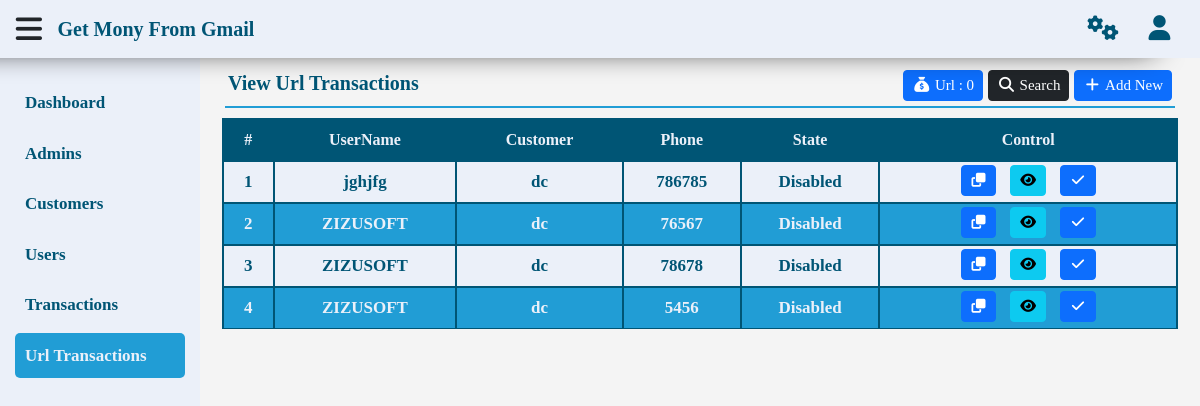
The app's page /gmr/urltransactions.php?Page=View (signed in), older data.
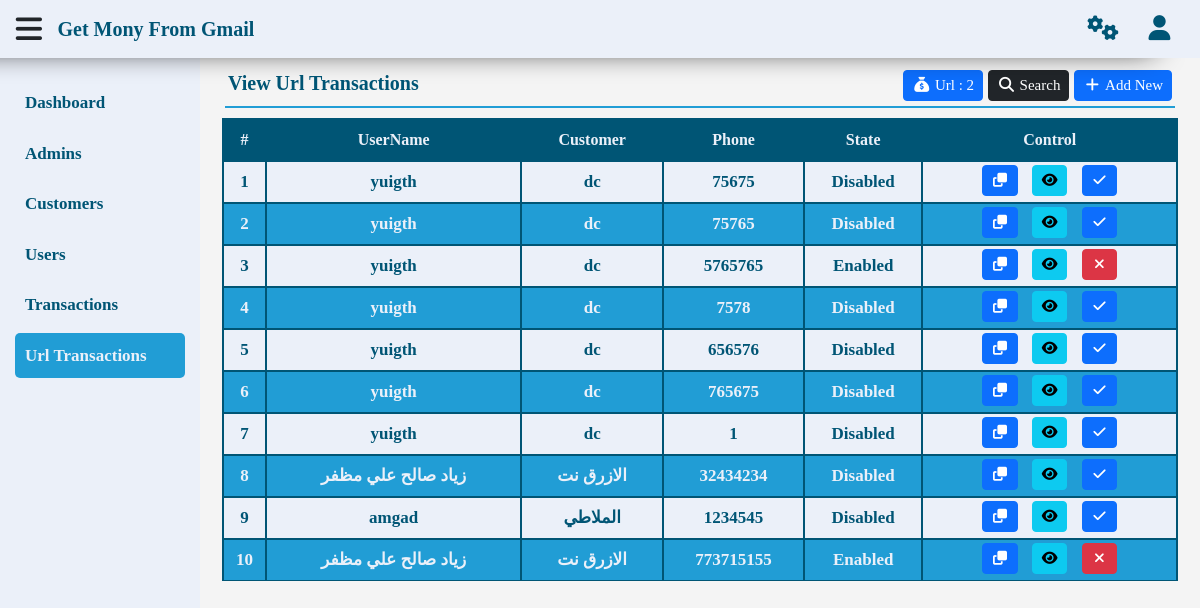
The same page, newer data.
### tables this page shows
CREATE TABLE `url_transactions` (
  `id` int(11) NOT NULL,
  `username` text NOT NULL,
  `phone` text NOT NULL,
  `customer` text NOT NULL,
  `ut_url` varchar(255) NOT NULL,
  `ut_state` int(1) NOT NULL DEFAULT 0,
  `checked` tinyint(1) NOT NULL DEFAULT 0,
  `ut_date` timestamp NOT NULL DEFAULT current_timestamp(),
  `email_name` text NOT NULL
);

### gmr/function.php (called while the page is built, shortened)
<?php
function filterPage() {
    if (isset($_GET['Page']) && !empty($_GET['Page'])) {
        return filter_var($_GET['Page'], FILTER_SANITIZE_STRING);
    }
}
function getItem($table, $value, $where, $select) {
    global $con;
    $statment = $con->prepare("SELECT * FROM $table WHERE $where");
    $statment->execute(array($value));
    $fetch = $statment->fetch();
    return $fetch[$select];
}
function getData ($table, $where = '1 = 1', $value = null, $by = 'id', $order = 'DESC', $limit = null) {
    global $con;
    $statment = $con->prepare("SELECT * FROM $table WHERE $where ORDER BY $by $order $limit");
    $statment->execute($value);
    return $statment->fetchAll();
}
function getCount ($table, $where = '1 = 1', $value = null) {
    global $con;
    $statment = $con->prepare("SELECT * FROM $table WHERE $where");
    $statment->execute($value);
    return $statment->rowCount();
}
function printName($number) {
    if ($number == 1) {
        return 'Enabled';
    } else {
        return 'Disabled';
    }
}

### gmr/inc/page/urltransactions/view.php (the view, shortened to what this page needs)
<?php
$where = '1 = ?';
$value = array(1);
?>
<div class="content">
    <nav class="navbar navbar-expand-lg">
        <a class="navbar-brand">
            <span><?php echo $pageTitle ?></span>
        </a>
        <div class="collapse navbar-collapse" id="navbarSupportedContent">
            <ul class="navbar-nav me-auto mb-2 mb-lg-0">
                <li class="nav-item">
                    <a class="nav-link btn btn-primary btn-sm" aria-current="page" href="#">
                        <i class="fa fa-sack-dollar fa-fw"></i>
                        <span>
                            Url :
                            <?php echo getCount('url_transactions',"ut_state=1 and $where", $value)?>
                        </span>
                    </a>
                </li>
                <li class="nav-item">
                    <a class="nav-link btn btn-dark btn-sm" aria-current="page" href="#" id="search">
                        <i class="fa fa-search fa-fw"></i>
                        <span>Search</span>
                    </a>
                </li>
                <?php if (getCount('customers') > 0 && getCount('users') > 0) { ?>
                <li class="nav-item">
                    <a class="nav-link btn btn-primary btn-sm" aria-current="page" href="?Page=Add">
                        <i class="fa fa-add fa-fw"></i>
                        <span>Add New</span>
                    </a>
                </li>
                <?php } ?>
            </ul>
        </div>
    </nav>
    <div class="container">
        <div class="table-responsive">
            <table class="table">
                <thead>
                    <tr>
                        <th scope="col">#</th>
                        <th scope="col">UserName</th>
                        <th scope="col">Customer</th>
                        <th scope="col">Phone</th>
                        <th scope="col">State</th>
                        <th scope="col">Control</th>
                    </tr>
                </thead>
                <tbody>
                    <?php $i = 1; foreach (getData('url_transactions',$where,$value) as $all) { ?>
                    <tr>
                        <td><?php echo $i ?></td>
                        <td><?php echo $all['username'] ?></td>
                        <td><?php echo $all['customer'] ?></td>
                        <td><?php echo $all['phone'] ?></td>
                        <td><?php echo printName($all['ut_state']) ?></td>
                        <td>
                            <a
                                href="#"
                                class="btn btn-primary btn-sm copy"
                                data-clipboard-action="copy"
                                data-clipboard-target="#foo<?php echo $all['id']?>">
                                <i class="fa fa-copy fa-fw"></i>
                            </a>
                            <a href="<?php echo $all['ut_url'] ?>" class="btn btn-info btn-sm" target="_blank">
                                <i class="fa fa-eye fa-fw"></i>
                            </a>
                            <?php if (isset($_GET['Customer'])) { ?>
                            <?php if (getItem('url_transactions',$all['id'],'id=?','ut_state') == 0) { ?>
                            <a href="?Page=State&ID=<?php echo$all['id']?>&Customer=<?php echo$_GET['Customer']?>" class="btn btn-primary btn-sm">
                                <i class="fa fa-check fa-fw"></i>
                            </a>
                            <?php } else { ?>
                                <a href="?Page=State&ID=<?php echo$all['id']?>&Customer=<?php echo$_GET['Customer']?>" class="btn btn-danger btn-sm">
                                <i class="fa fa-xmark fa-fw"></i>
                            </a>
                            <?php } ?>
                            <?php } else { ?>
                            <?php if (getItem('url_transactions',$all['id'],'id=?','ut_state') == 0) { ?>
                            <a href="?Page=State&ID=<?php echo$all['id']?>" class="btn btn-primary btn-sm">
                                <i class="fa fa-check fa-fw"></i>
                            </a>
                            <?php } else { ?>
                                <a href="?Page=State&ID=<?php echo$all['id']?>" class="btn btn-danger btn-sm">
                                <i class="fa fa-xmark fa-fw"></i>
                            </a>
                            <?php } ?>
                            <?php } ?>
                        </td>
                    </tr>
                    <?php $i++; } ?>
                </tbody>
            </table>
        </div>
    </div>
</div>

### gmr/urltransactions.php (shortened to what this page needs)
<?php
if (isset($_SESSION['foursan'])&&$_SESSION['idForsan']==1) {
    $pageTitle = 'Url Transactions';
    include 'init.php';
    include $topbar;
    include $sidebar;
    if (filterPage() == 'View') {
        $pageTitle = "View $pageTitle";
        include $pageUrlTransactions . 'view.php';
    } elseif (filterPage() == 'Add') {
        $pageTitle = "Add $pageTitle";
        include $pageUrlTransactions . 'add.php';
    } elseif (filterPage() == 'State') {
        include $pageUrlTransactions . 'state.php';
    }
    include $footer;
} else {
    header('Location: index.php');
    exit();
}
?>

### gmr/init.php (shortened to what this page needs)
<?php
$inc = 'inc/';
$temp = $inc . 'temp/';
if (!isset($header)) {
    include $temp . 'header.php';
}

### gmr/inc/temp/header.php (shortened to what this page needs)
<!DOCTYPE html>
<html lang="en" dir="ltr">
    <head>
        <link rel="stylesheet" href="lay/lib/normalize_v8.0.1.css">
        <link rel="stylesheet" href="lay/lib/bootstrap.rtl.min.css">
        <link rel="stylesheet" href="lay/lib/fontawesome-free-6.3.0.css">
        <link rel="stylesheet" href="lay/lib/chosen.min.css">
        <link rel="stylesheet" href="lay/css/style.css">
    </head>
    <body>

### gmr/inc/temp/topbar.php (shortened to what this page needs)
<div class="topbar">
    <div class="title-arae">
        <i class="fa fa-bars fa-fw" id="toggleSidebar"></i>
        <p>Get Mony From Gmail</p>
    </div>
    <div class="actions">
        <?php if (getCount('admins','username=?',array($_SESSION['foursan'])) > 0) { ?>
        <a href="settings.php?Page=Home">
            <i class="fa fa-cogs fa-fw"></i>
        </a>
        <?php } ?>
        <div class="users-area">
            <i class="fa fa-user fa-fw"></i>
        </div>
    </div>
</div>

### gmr/inc/temp/sidebar.php (shortened to what this page needs)
<div class="sidebar">
    <ul class="menu">
        <?php if ($_SESSION['idForsan']==1) { ?>
        <li>
            <a href="dashboard.php" class="active active-dashboard-class">
                <span>Dashboard</span>
            </a>
        </li>
        <li>
            <a href="admins.php?Page=View" class="active-admins-class">
                <span>Admins</span>
            </a>
        </li>
        <li>
            <a href="customers.php?Page=View" class="active-customers-class">
                <span>Customers</span>
            </a>
        </li>
        <li>
            <a href="users.php?Page=View" class="active-users-class">
                <span>Users</span>
            </a>
        </li>
        <li>
            <a href="transactions.php?Page=View" class="active-transactions-class">
                <span>Transactions</span>
            </a>
        </li>
        <li>
            <a href="urltransactions.php?Page=View" class="active-url-transactions-class">
                <span>Url Transactions</span>
            </a>
        </li>
        <?php } ?>
    </ul>
</div>

### gmr/inc/temp/footer.php (shortened to what this page needs)
        </body>
</html>

### gmr/lay/css/style.css (style rules this page uses)
:root { --background: #ebf0f9; --primary: white; --secondry: #005575; --third: #219dd5; }
* { box-sizing: border-box; font-family: 'Cairo'; }
body { background-color: #f4f4f4; }
ul { list-style: none; }
a { text-decoration: none; }
P, ul, h1, h2, h3, h4, h5, h6 { margin: 0; padding: 0; }
.topbar { background-color: var(--background); padding: 10px; width: 100%; position: fixed; top: 0; left: 0; z-index: 999; box-shadow: -46px -10px 30px black; }
.topbar .title-arae > i { font-size: 30px; cursor: pointer; }
.topbar .title-arae p { margin-left: 10px; color: var(--secondry); font-size: 20px; font-weight: bold; }
.topbar .actions { color: var(--secondry); font-size: 25px; font-weight: bold; }
.topbar .actions > div { margin: 0 5px; }
.topbar .actions i { cursor: pointer; color: var(--secondry); margin: 0 10px; }
.topbar, .topbar .title-arae, .topbar .actions { display: flex; justify-content: space-between; align-items: center; }
.topbar .users-area { position: relative; }
.sidebar { width: 200px; height: 100%; position: fixed; top: 0; left: 0; background-color: var(--background); transition: .3s; z-index: 99; }
.sidebar .menu { margin: 80px 15px; }
.sidebar .menu li a { color: var(--secondry); margin-bottom: 5px; padding: 10px; display: block; width: 100%; border-radius: 5px; }
.sidebar .menu li a span { font-size: 17px; font-weight: bold; }
.sidebar .menu li .active { background-color: var(--third); color: var(--background); }
.content { position: relative; top: 50px; left: 200px; width: calc(100% - 200px); transition: .3s; padding: 10px; }
.navbar { border-bottom: 2px solid var(--third); margin: 0 15px 10px; padding: 3px; }
.navbar .navbar-brand { color: var(--secondry); font-weight: bold; font-size: 20px; margin: 0; }
.navbar ul { margin: 5px 0; }
.navbar ul li:not(:last-of-type) { margin-right: 5px; }
.navbar ul a,.navbar ul a:hover,.navbar ul a:focus { padding: 3px; color: white; font-size: 15px; }
table thead { background-color: var(--secondry); color: var(--background); }
table tbody tr { color: var(--secondry); font-size: 17px; }
table tbody tr td { padding: 3px !important; font-weight: bold; }
table tbody tr:nth-child(odd) { background-color: var(--background); color: var(--secondry); }
table tbody tr:nth-child(even) { background-color: var(--third); color: var(--background); }
table th, table td { border: 2px solid var(--secondry); vertical-align: middle; text-align: center; }
table td a { display: block; margin: 0 5px 3px; }

Row changes from the older to the newer data that the page shows:
removed url_transactions: username "jghjfg", customer "dc", phone "786785", ut_state "Disabled"
removed url_transactions: username "ZIZUSOFT", customer "dc", phone "76567", ut_state "Disabled"
removed url_transactions: username "ZIZUSOFT", customer "dc", phone "78678", ut_state "Disabled"
removed url_transactions: username "ZIZUSOFT", customer "dc", phone "5456", ut_state "Disabled"
added url_transactions: username "yuigth", customer "dc", phone "75675", ut_state "Disabled"
added url_transactions: username "yuigth", customer "dc", phone "75765", ut_state "Disabled"
added url_transactions: username "yuigth", customer "dc", phone "5765765", ut_state "Enabled"
added url_transactions: username "yuigth", customer "dc", phone "7578", ut_state "Disabled"
added url_transactions: username "yuigth", customer "dc", phone "656576", ut_state "Disabled"
added url_transactions: username "yuigth", customer "dc", phone "765675", ut_state "Disabled"
added url_transactions: username "yuigth", customer "dc", phone "1", ut_state "Disabled"
added url_transactions: username "زياد صالح علي مظفر", customer "الازرق نت", phone "32434234", ut_state "Disabled"
added url_transactions: username "amgad", customer "الملاطي", phone "1234545", ut_state "Disabled"
added url_transactions: username "زياد صالح علي مظفر", customer "الازرق نت", phone "773715155", ut_state "Enabled"
Text that changed along with them:
getCount('url_transactions',"ut_state=1 and $where", $value): "0" → "2"
